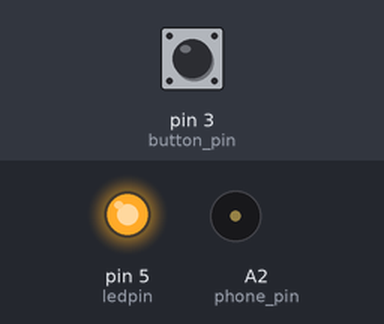
Recording of a sketch running on a simulated Arduino Uno, built with avr-gcc and run on an emulated ATmega328P. Parts: output pins drawn as LEDs (lit = HIGH), buzzer (waves = sounding). Inputs (shaded band) come from the test bench; at power-on: pin 3 (button_pin) LOW. What the sketch prints to the serial monitor is not drawn.

Above: at 0.1 s.
At 24.7 s:
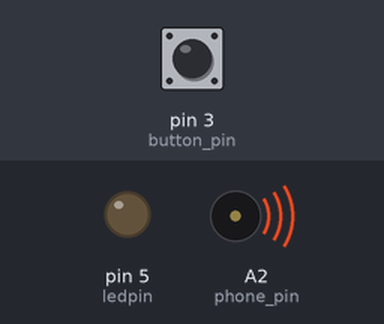
At 49.2 s:
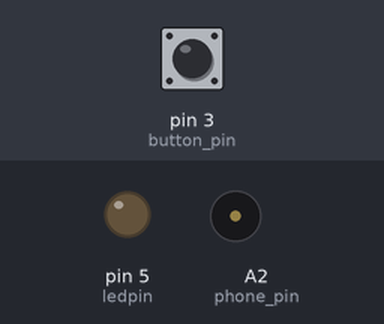
Timing chart, 0 to 50.7 s (numbered marks = the images above):
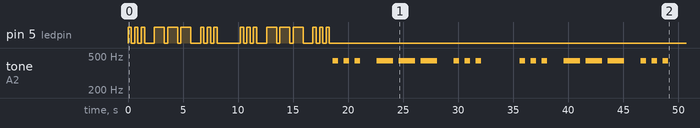

The sketch:

morse_prac1.1.ino
```cpp
const char morse_a[] = ".-";
const char morse_b[] = "-...";
const char morse_c[] = "-.-.";
const char morse_d[] = "-..";
const char morse_e[] = ".";
const char morse_f[] = "..-.";
const char morse_g[] = "--.";
const char morse_h[] = "....";
const char morse_i[] = "..";
const char morse_j[] = ".---";
const char morse_k[] = "-.-";
const char morse_l[] = ".-..";
const char morse_m[] = "--";
const char morse_n[] = "-.";
const char morse_o[] = "---";
const char morse_p[] = ".--.";
const char morse_q[] = "--.-";
const char morse_r[] = ".-.";
const char morse_s[] = "...";
const char morse_t[] = "-";
const char morse_u[] = "..-";
const char morse_v[] = "...-";
const char morse_w[] = ".--";
const char morse_x[] = "-..-";
const char morse_y[] = "-.--";
const char morse_z[] = "--..";
const char morse_space[] = " ";
const char morse_asand[] = "&";

#define ledpin 5
#define phone_pin A2
#define pot_pin A0
#define button_pin 3

void setup() {
Serial.begin(9600);
pinMode(ledpin, OUTPUT);
//Serial.println(char2morse('A'));
//Serial.println(char2morse('Z'));
String MyMorse = ascii2morse("SOS SOS");
Serial.println(MyMorse);
sendDigital(ledpin, MyMorse);
pinMode(phone_pin, OUTPUT);
pinMode(pot_pin, INPUT);
pinMode(button_pin, INPUT);
sendAnalog(phone_pin, MyMorse);
}

char * char2morse(char c){
   switch(c){
    case 'A': return morse_a;
    case 'B': return morse_b;
    case 'C': return morse_c;
    case 'D': return morse_d;
    case 'E': return morse_e;
    case 'F': return morse_f;
    case 'G': return morse_g;
    case 'H': return morse_h;
    case 'I': return morse_i;
    case 'J': return morse_j;
    case 'K': return morse_k;
    case 'L': return morse_l;
    case 'M': return morse_m;
    case 'N': return morse_n;
    case 'O': return morse_o;
    case 'P': return morse_p;
    case 'Q': return morse_q;
    case 'R': return morse_r;
    case 'S': return morse_s;
    case 'T': return morse_t;
    case 'U': return morse_u;
    case 'V': return morse_v;
    case 'W': return morse_w;
    case 'X': return morse_x;
    case 'Y': return morse_y;
    case 'Z': return morse_z;
    case ' ': return morse_space;
    case '&': return morse_asand;
  }
}

String ascii2morse (String s){
  String morse = "";
  int len = s.length();
  for (int i = 0; i < len; i++){
    morse = morse + char2morse(s[i]);
    if (s[i] != ' '      &&
      i < len - 1    &&
      s[i + 1] != ' ') {
        morse = morse + '/';
      }
    }
   return morse;
  }

void sendDigital(int p, String message){
  int dot = 300;
  int dot3 = 3 * dot;
  int dot5 = 5 * dot;
  digitalWrite(p, LOW);
  int d;
  for (int i = 0; i < message.length(); i++){
    d = dot;
    switch (message[i]){
      case '.':
        digitalWrite(p, HIGH);
        delay(dot);
        digitalWrite(p, LOW);
        break;
      case '-':
        digitalWrite(p, HIGH);
        delay(dot3);
        digitalWrite(p, LOW);
        break;
      case '/':
        d = d + dot;
        break;
      case ' ':
        d = d + dot5;
        break;
      default:
        d = dot * 20;
    }
    delay(d);
  }
}

void sendAnalog (int pin, String message){
  int dot = 500;
  int dot3 = 3 * dot;
  int dot5 = 5 * dot;
  int freq = 440;
  int d;
  for (int i = 0; i < message.length(); i++){
    d = dot;
    switch (message[i]){
      case '.':
        tone(pin, freq, dot);
        delay(dot);
        break;
      case '-':
        tone(pin, freq, dot3);
        delay(dot3);
        break;
      case '/':
        d = d + dot;
        break;
      case ' ':
        d = d + dot5;
        break;
      default:
        d = dot * 20;
    }
    delay(d);
  }
}

void loop() {
  if (digitalRead(button_pin)){
    tone(phone_pin, analogRead(pot_pin) * 4);
  } else{
    noTone(phone_pin);
  }
}
```
